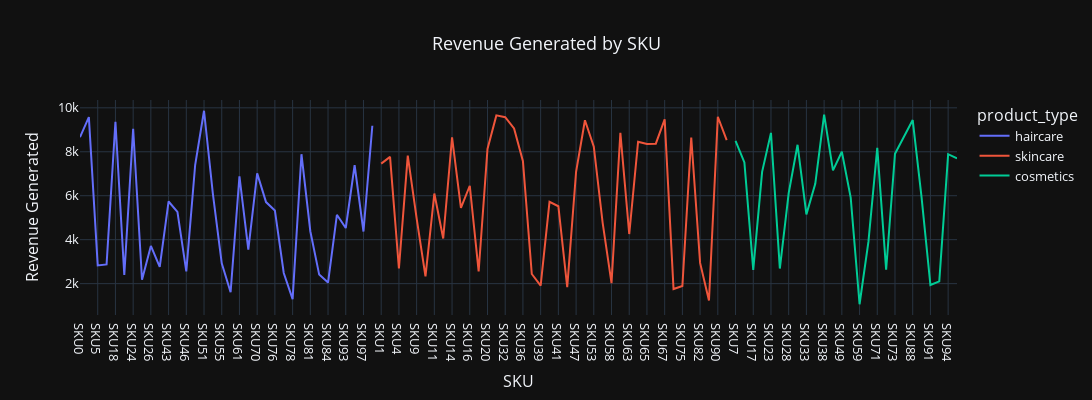

Notebook code cell kept with this figure:
### Markdown cell above
<b>I hope you have now understood what SKU. Now lets analyze the revenue generated by each SKU:</b>

### Code cell
revenue_chart = px.line(df, x='sku', 
                        y='revenue_generated', 
                        title='Revenue Generated by SKU', color='product_type')

revenue_chart.update_layout(title='Revenue Generated by SKU', 
                  xaxis_title='SKU', 
                  yaxis_title='Revenue Generated',
                  template='plotly_dark',
                  font=dict(size=13),
                  height=400,
                  width=1100,
                  title_x=0.5)

revenue_chart.show()

### Figure 1 — Plotly figure (JSON) as saved in the notebook; plotly's stock layout.template omitted (floating-point values rounded to 4 significant figures)
{"data": [{"hovertemplate": "product_type=haircare<br>sku=%{x}<br>revenue_generated=%{y}<extra></extra>", "legendgroup": "haircare", "line": {"color": "#636efa", "dash": "solid"}, "marker": {"symbol": "circle"}, "mode": "lines", "name": "haircare", "orientation": "v", "showlegend": true, "type": "scatter", "x": ["SKU0", "SKU2", "SKU5", "SKU12", "SKU18", "SKU22", "SKU24", "SKU25", "SKU26", "SKU30", "SKU43", "SKU45", "SKU46", "SKU48", "SKU51", "SKU54", "SKU55", "SKU57", "SKU61", "SKU68", "SKU70", "SKU74", "SKU76", "SKU77", "SKU78", "SKU79", "SKU81", "SKU83", "SKU84", "SKU87", "SKU93", "SKU95", "SKU97", "SKU99"], "xaxis": "x", "y": [8662.0, 9578.0, 2828.0, 2874.0, 9365.0, 2391.0, 9049.0, 2175.0, 3716.0, 2766.0, 5737.0, 5268.0, 2557.0, 7397.0, 9866.0, 6088.0, 2926.0, 1606.0, 6886.0, 3550.0, 7015.0, 5710.0, 5328.0, 2484.0, 1292.0, 7889.0, 4384.0, 2412.0, 2048.0, 5134.0, 4531.0, 7386.0, 4371.0, 9185.0], "yaxis": "y"}, {"hovertemplate": "product_type=skincare<br>sku=%{x}<br>revenue_generated=%{y}<extra></extra>", "legendgroup": "skincare", "line": {"color": "#EF553B", "dash": "solid"}, "marker": {"symbol": "circle"}, "mode": "lines", "name": "skincare", "orientation": "v", "showlegend": true, "type": "scatter", "x": ["SKU1", "SKU3", "SKU4", "SKU6", "SKU9", "SKU10", "SKU11", "SKU13", "SKU14", "SKU15", "SKU16", "SKU19", "SKU20", "SKU31", "SKU32", "SKU34", "SKU36", "SKU37", "SKU39", "SKU40", "SKU41", "SKU42", "SKU47", "SKU52", "SKU53", "SKU56", "SKU58", "SKU60", "SKU63", "SKU64", "SKU65", "SKU66", "SKU67", "SKU69", "SKU75", "SKU80", "SKU82", "SKU86", "SKU90", "SKU98"], "xaxis": "x", "y": [7461.0, 7767.0, 2687.0, 7823.0, 4971.0, 2331.0, 6100.0, 4053.0, 8654.0, 5442.0, 6454.0, 2553.0, 8128.0, 9655.0, 9572.0, 9062.0, 7573.0, 2438.0, 1912.0, 5725.0, 5521.0, 1840.0, 7089.0, 9436.0, 8232.0, 4767.0, 2021.0, 8864.0, 4257.0, 8459.0, 8355.0, 8368.0, 9474.0, 1752.0, 1889.0, 8652.0, 2943.0, 1230.0, 9593.0, 8526.0], "yaxis": "y"}, {"hovertemplate": "product_type=cosmetics<br>sku=%{x}<br>revenue_generated=%{y}<extra></extra>", "legendgroup": "cosmetics", "line": {"color": "#00cc96", "dash": "solid"}, "marker": {"symbol": "circle"}, "mode": "lines", "name": "cosmetics", "orientation": "v", "showlegend": true, "type": "scatter", "x": ["SKU7", "SKU8", "SKU17", "SKU21", "SKU23", "SKU27", "SKU28", "SKU29", "SKU33", "SKU35", "SKU38", "SKU44", "SKU49", "SKU50", "SKU59", "SKU62", "SKU71", "SKU72", "SKU73", "SKU85", "SKU88", "SKU89", "SKU91", "SKU92", "SKU94", "SKU96"], "xaxis": "x", "y": [8496.0, 7517.0, 2629.0, 7087.0, 8858.0, 2686.0, 6117.0, 8319.0, 5150.0, 6541.0, 9692.0, 7152.0, 8002.0, 5911.0, 1062.0, 3900.0, 8180.0, 2633.0, 7911.0, 8685.0, 9445.0, 5925.0, 1935.0, 2100.0, 7888.0, 7698.0], "yaxis": "y"}], "layout": {"font": {"size": 13}, "height": 400, "legend": {"title": {"text": "product_type"}, "tracegroupgap": 0}, "title": {"text": "Revenue Generated by SKU", "x": 0.5}, "width": 1100, "xaxis": {"anchor": "y", "autorange": true, "domain": [0, 1], "range": [0, 99], "title": {"text": "SKU"}, "type": "category"}, "yaxis": {"anchor": "x", "autorange": true, "domain": [0, 1], "range": [572.5, 10360.0], "title": {"text": "Revenue Generated"}, "type": "linear"}}}
